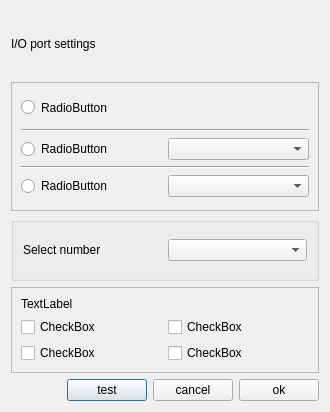
<?xml version="1.0" encoding="UTF-8"?>
<ui version="4.0">
 <class>E2Dialog</class>
 <widget class="QDialog" name="E2Dialog">
  <property name="windowModality">
   <enum>Qt::WindowModal</enum>
  </property>
  <property name="geometry">
   <rect>
    <x>0</x>
    <y>0</y>
    <width>330</width>
    <height>412</height>
   </rect>
  </property>
  <property name="windowTitle">
   <string>Dialog</string>
  </property>
  <layout class="QGridLayout" name="gridLayout_5">
   <item row="1" column="0" rowspan="2" colspan="2">
    <widget class="QFrame" name="frmPortsel">
     <property name="frameShape">
      <enum>QFrame::StyledPanel</enum>
     </property>
     <property name="frameShadow">
      <enum>QFrame::Raised</enum>
     </property>
     <layout class="QGridLayout" name="gridLayout_4">
      <item row="2" column="1">
       <widget class="QComboBox" name="cbxInterfCOM">
        <property name="toolTip">
         <string notr="true"/>
        </property>
        <property name="currentIndex">
         <number>-1</number>
        </property>
        <property name="insertPolicy">
         <enum>QComboBox::InsertAtTop</enum>
        </property>
       </widget>
      </item>
      <item row="2" column="0">
       <widget class="QRadioButton" name="rdbComPort">
        <property name="text">
         <string>RadioButton</string>
        </property>
       </widget>
      </item>
      <item row="4" column="0">
       <widget class="QRadioButton" name="rdbLptPort">
        <property name="text">
         <string>RadioButton</string>
        </property>
       </widget>
      </item>
      <item row="4" column="1">
       <widget class="QComboBox" name="cbxInterfLPT">
        <property name="toolTip">
         <string notr="true"/>
        </property>
        <property name="currentIndex">
         <number>-1</number>
        </property>
        <property name="insertPolicy">
         <enum>QComboBox::InsertAtTop</enum>
        </property>
        <property name="modelColumn">
         <number>0</number>
        </property>
       </widget>
      </item>
      <item row="3" column="0" colspan="2">
       <widget class="Line" name="line">
        <property name="orientation">
         <enum>Qt::Horizontal</enum>
        </property>
       </widget>
      </item>
      <item row="0" column="0" colspan="2">
       <widget class="QRadioButton" name="rdbUSBPort">
        <property name="minimumSize">
         <size>
          <width>0</width>
          <height>31</height>
         </size>
        </property>
        <property name="text">
         <string>RadioButton</string>
        </property>
       </widget>
      </item>
      <item row="1" column="0" colspan="2">
       <widget class="Line" name="line_2">
        <property name="orientation">
         <enum>Qt::Horizontal</enum>
        </property>
       </widget>
      </item>
     </layout>
    </widget>
   </item>
   <item row="5" column="0" colspan="2">
    <layout class="QHBoxLayout" name="horizontalLayout">
     <item>
      <spacer name="horizontalSpacer">
       <property name="orientation">
        <enum>Qt::Horizontal</enum>
       </property>
       <property name="sizeHint" stdset="0">
        <size>
         <width>40</width>
         <height>20</height>
        </size>
       </property>
      </spacer>
     </item>
     <item>
      <widget class="QPushButton" name="pushTest">
       <property name="text">
        <string>test</string>
       </property>
      </widget>
     </item>
     <item>
      <widget class="QPushButton" name="pushCancel">
       <property name="text">
        <string>cancel</string>
       </property>
      </widget>
     </item>
     <item>
      <widget class="QPushButton" name="pushOk">
       <property name="text">
        <string>ok</string>
       </property>
      </widget>
     </item>
    </layout>
   </item>
   <item row="0" column="0" colspan="2">
    <widget class="QLabel" name="lblMainMsg">
     <property name="text">
      <string>I/O port settings</string>
     </property>
    </widget>
   </item>
   <item row="4" column="0" colspan="2">
    <widget class="QFrame" name="frmPolsel">
     <property name="frameShape">
      <enum>QFrame::StyledPanel</enum>
     </property>
     <property name="frameShadow">
      <enum>QFrame::Raised</enum>
     </property>
     <layout class="QGridLayout" name="gridLayout">
      <item row="0" column="0" colspan="2">
       <widget class="QLabel" name="lblPol1">
        <property name="text">
         <string>TextLabel</string>
        </property>
       </widget>
      </item>
      <item row="1" column="0">
       <widget class="QCheckBox" name="chkPol1">
        <property name="text">
         <string>CheckBox</string>
        </property>
       </widget>
      </item>
      <item row="1" column="1">
       <widget class="QCheckBox" name="chkPol3">
        <property name="text">
         <string>CheckBox</string>
        </property>
       </widget>
      </item>
      <item row="2" column="0">
       <widget class="QCheckBox" name="chkPol2">
        <property name="text">
         <string>CheckBox</string>
        </property>
       </widget>
      </item>
      <item row="2" column="1">
       <widget class="QCheckBox" name="chkPol4">
        <property name="text">
         <string>CheckBox</string>
        </property>
       </widget>
      </item>
     </layout>
    </widget>
   </item>
   <item row="3" column="0" colspan="2">
    <widget class="QGroupBox" name="frmComsel">
     <layout class="QGridLayout" name="gridLayout_2">
      <item row="0" column="0">
       <layout class="QHBoxLayout" name="horizontalLayout_2">
        <item>
         <widget class="QLabel" name="label">
          <property name="text">
           <string>Select number</string>
          </property>
         </widget>
        </item>
        <item>
         <widget class="QComboBox" name="cbxInterfNum">
          <property name="toolTip">
           <string notr="true"/>
          </property>
         </widget>
        </item>
       </layout>
      </item>
     </layout>
    </widget>
   </item>
  </layout>
 </widget>
 <resources/>
 <connections/>
</ui>
